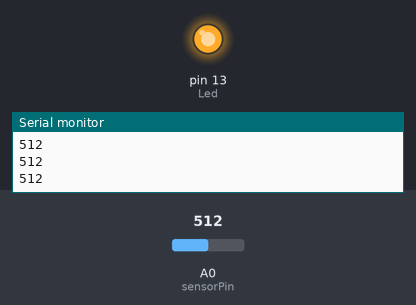
Bench run of a sketch on a simulated Arduino Uno, built with avr-gcc and run on an emulated ATmega328P. On the bench: output pins drawn as LEDs (lit = HIGH), the last lines printed to the serial monitor. The test bench sets the inputs (shaded band); at power-on: A0 (sensorPin) = 512.

Above: at 1.2 s.
1.3 s: A0 (sensorPin) set to 792
2.8 s: A0 (sensorPin) set to 807
At 4.0 s:
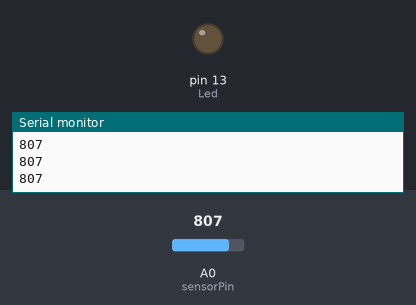
4.3 s: A0 (sensorPin) set to 790
At 5.4 s:
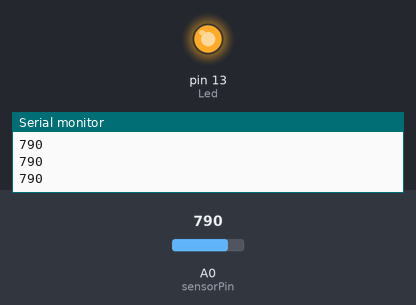
5.9 s: A0 (sensorPin) set to 810
At 6.8 s:
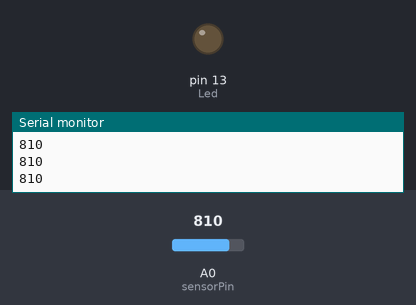
Timing chart, 0 to 8.5 s (numbered marks = the images above; inputs shaded):
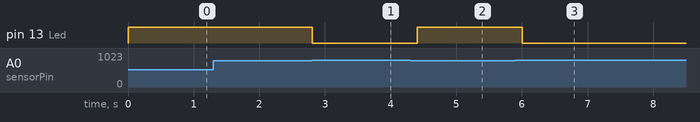

Measured:
- the behaviour switches between 799 and 800 on A0 (sensorPin) (found by bisection; images 0 and 1)
- after the input at 2.8 s, pin 13 (Led): HIGH → LOW at once
- after the input at 4.3 s, pin 13 (Led): LOW → HIGH after 0.11 s
- after the input at 5.9 s, pin 13 (Led): HIGH → LOW after 0.11 s

The sketch:

photoresister.ino
```cpp
int sensorPin = A0;   // select the analog input pin for the photoresistor
int threshold = 800;  // analog input trigger level from photoresistor
int sensorValue = 0;  // photoresistor value read from analog input pin
int Led = 13;

void setup() {
  pinMode(Led, OUTPUT); // built-in LED, usually on pin 13
  Serial.begin(9600);
}

void loop() {
  int value = analogRead(sensorPin);
  if (value < threshold) {
    // low light, so switch the light (LED) on
    digitalWrite(Led, HIGH);
    Serial.println(value);
  }
  else {
    // light level high enough, so switch the light (LED) off
    digitalWrite(Led, LOW);
     Serial.println(value);
  }
  // wait for ADC to settle before next reading
  delay(200);
}
```
